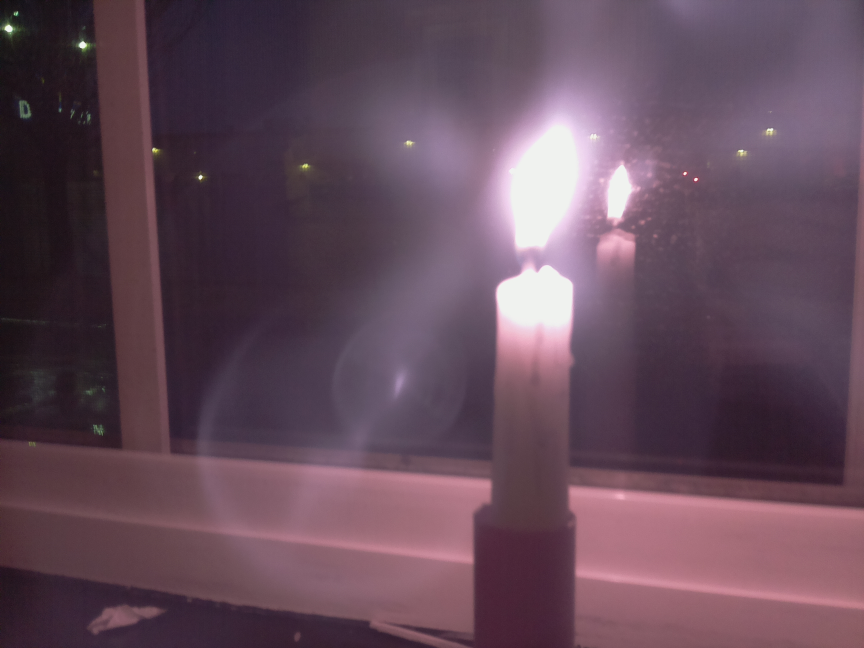
#> input picture Code/test.png, 2592 x 1944 px (shown at 1/3 size)
$ python -i detect_color.py   (imports and definitions only)   (older library calls are emulated)
#> lines starting #> are read from the running program, lines starting #| are printed output that depends on the picture; after the words box and inside, x2 and y2 are one past the last pixel; in counts of white or black regions, pixels touching at a corner belong together
# import the necessary packages
from imutils import contours
#from skimage import measure
import numpy as np
import argparse
import imutils
import cv2

class Detect_Color:
    def __init__(self,inputimage):
#> called with inputimage = 'test.png'
        self.inputimage=inputimage
        self.image = cv2.imread(inputimage)
#> self.image is the input picture: shape (1944, 2592, 3); mean B, G, R 89.7, 75.2, 100
        self.boundaries = [([220, 220, 220], [255, 255, 255])]
        for (lower, upper) in self.boundaries:
            lower = np.array(lower, dtype = "uint8")
            upper = np.array(upper, dtype = "uint8")
            mask = cv2.inRange(self.image, lower, upper)
            self.output = cv2.bitwise_and(self.image, self.image, mask=mask)
#> this loop made 1 pass
#> pass 1, in __init__, `mask = cv2.inRange(self.image, lower, upper)`:
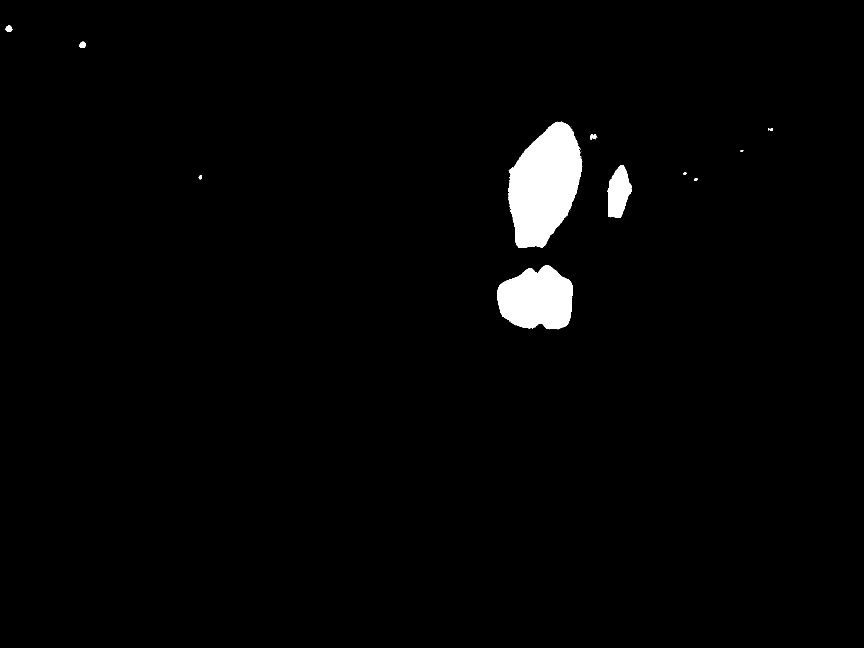
#> mask: shape (1944, 2592) (shown at 1/3 size); 2% white; 29 white regions (18 under 20 px), largest, box (x1, y1, x2, y2) and area: (1525, 364, 1747, 744) 57690, (1492, 796, 1718, 988) 33403, (1823, 495, 1896, 654) 7853

    def isFlame(self,black_max_bgr=(1, 1, 1)):

        # use this if you want to check channels are all basically equal
        # I split this up into small steps to find out where your error is coming from
        mean_bgr_float = np.mean(self.output, axis=(0,1))
        mean_bgr_rounded = np.round(mean_bgr_float)
        mean_bgr = mean_bgr_rounded.astype(np.uint8)
        # use this if you just want a simple threshold for simple grayscale
        # or if you want to use an HSV (V) measurement as in your example
        mean_intensity = int(round(np.mean(self.output)))
        return False if np.all(mean_bgr < black_max_bgr) else True

    #def leftright(self):
     #   coord = np.where(np.all(self.output == (255, 255, 255),axis=-1))
      #  print ( (coord[0], coord[1]))
    def leftright(self):
        gray=cv2.cvtColor(self.output,cv2.COLOR_BGR2GRAY)
        gray=cv2.GaussianBlur(gray,(5,5),0)
        thresh = cv2.threshold(gray,45,255,cv2.THRESH_BINARY)[1]
#> thresh: shape (1944, 2592); 2% white; 11 white regions, largest, box (x1, y1, x2, y2) and area: (1524, 364, 1747, 745) 58775, (1491, 795, 1718, 989) 34086, (1822, 494, 1897, 655) 8212
        thresh = cv2.erode(thresh,None,iterations=2)
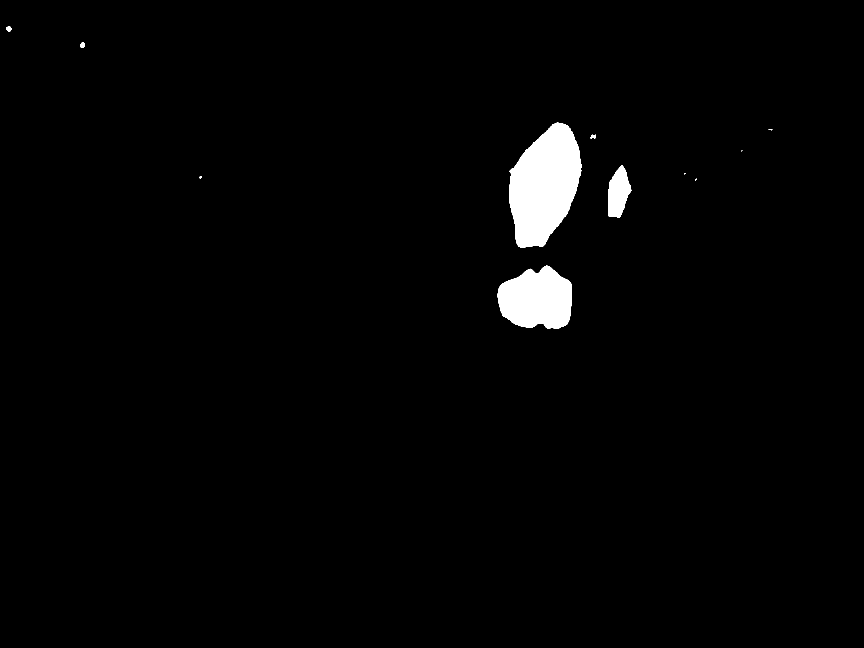
#> thresh: shape (1944, 2592) (shown at 1/3 size); 1.9% white; 11 white regions (2 under 20 px), largest, box (x1, y1, x2, y2) and area: (1527, 368, 1745, 743) 56233, (1493, 797, 1716, 986) 32282, (1824, 496, 1895, 653) 7276
        thresh = cv2.dilate(thresh,None, iterations=2)
#> thresh: shape (1944, 2592); 2% white; 11 white regions

        cnts=cv2.findContours(thresh.copy(),cv2.RETR_EXTERNAL,cv2.CHAIN_APPROX_SIMPLE)
#> cnts = 11 contours; largest, box (x1, y1, x2, y2) and area: (1525, 366, 1747, 745) 58220, (1491, 795, 1718, 988) 33739, (1822, 494, 1897, 655) 8032, (16, 76, 37, 96) 306, (238, 125, 257, 145) 288
        cnts = cnts[0] if imutils.is_cv2() else cnts[1]
        c=max(cnts,key=cv2.contourArea)
#> c = contour of 387 points, box (x1, y1, x2, y2) (1525, 366, 1747, 745), area 58220

        extLeft = tuple(c[c[:, :, 0].argmin()][0])
#> extLeft = (1525, 565)
        extRight = tuple(c[c[:, :, 0].argmax()][0])
#> extRight = (1746, 503)
        extTop = tuple(c[c[:, :, 1].argmin()][0])
#> extTop = (1668, 366)
        extBot = tuple(c[c[:, :, 1].argmax()][0])
#> extBot = (1563, 744)

        # [5 lines of commented-out code are left out]

        centerx = (extLeft[0]+extRight[0])/2
#> centerx = 1635.5
        centery = (extTop[1]+extBot[1])/2
#> centery = 555

        #print(centerx," ", centery)
        #midway is 1296
        if centerx>1306:
            return "right"
        elif centerx<1286:
            return "left"
        else:
            return "none"
        # [87 lines of commented-out code are left out]

>>> result = Detect_Color('test.png').leftright()

$ run again, on Code/6in.png
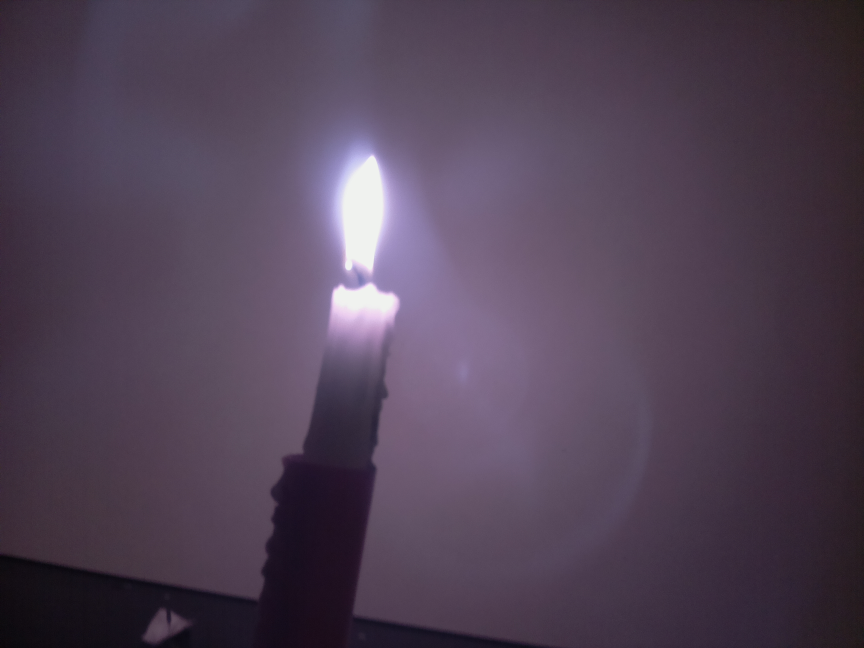
#> input picture Code/6in.png, 2592 x 1944 px (shown at 1/3 size)
#> in __init__, self.image is the input picture: shape (1944, 2592, 3); mean B, G, R 85.2, 66.6, 80.9
#> the loop in __init__, `for (lower, upper) in self.boundaries:` made 1 pass
#> pass 1, in __init__, `mask = cv2.inRange(self.image, lower, upper)`:
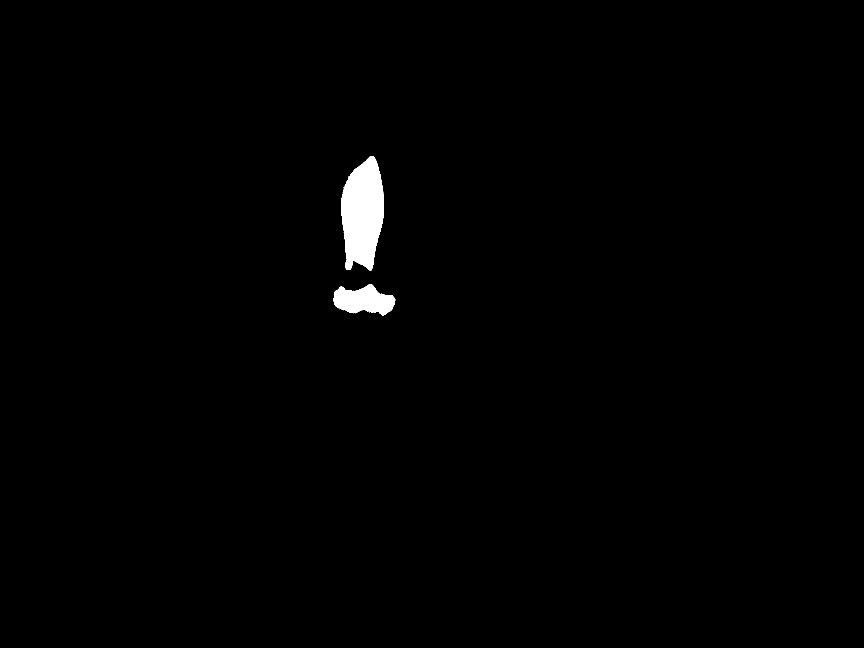
#> mask: shape (1944, 2592) (shown at 1/3 size); 0.87% white; 7 white regions (5 under 20 px), largest, box (x1, y1, x2, y2) and area: (1023, 468, 1152, 812) 32562, (1001, 853, 1187, 946) 11271
#> cnts = 2 contours; box (x1, y1, x2, y2) and area: (1023, 467, 1153, 812) 32961, (1000, 852, 1186, 947) 11516
#> c = contour of 309 points, box (x1, y1, x2, y2) (1023, 467, 1153, 812), area 32961
#> extLeft = (1023, 602)
#> extRight = (1152, 629)
#> extTop = (1113, 467)
#> extBot = (1108, 811)
#> centerx = 1087.5
#> centery = 639

$ run again, on Code/7in.png
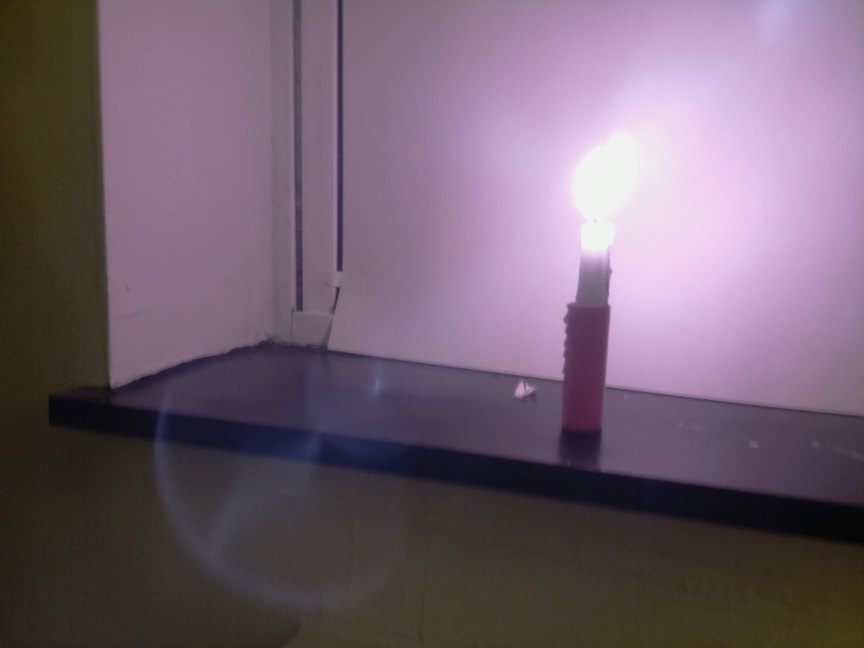
#> input picture Code/7in.png, 2592 x 1944 px (shown at 1/3 size)
#> in __init__, self.image is the input picture: shape (1944, 2592, 3); mean B, G, R 111.5, 96.7, 114.2
#> the loop in __init__, `for (lower, upper) in self.boundaries:` made 1 pass
#> pass 1, in __init__, `mask = cv2.inRange(self.image, lower, upper)`:
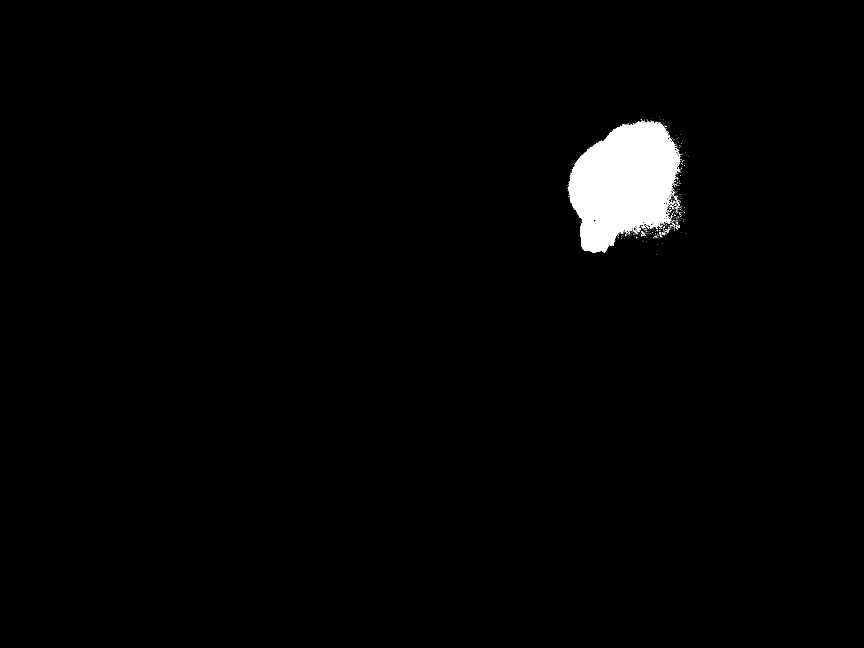
#> mask: shape (1944, 2592) (shown at 1/3 size); 1.8% white; 507 white regions (492 under 20 px), largest, box (x1, y1, x2, y2) and area: (1704, 362, 2042, 758) 88327, (1899, 683, 1910, 699) 47, (2028, 676, 2040, 688) 41
#> in leftright, `thresh = cv2.dilate(thresh,None, iterations=2)`:
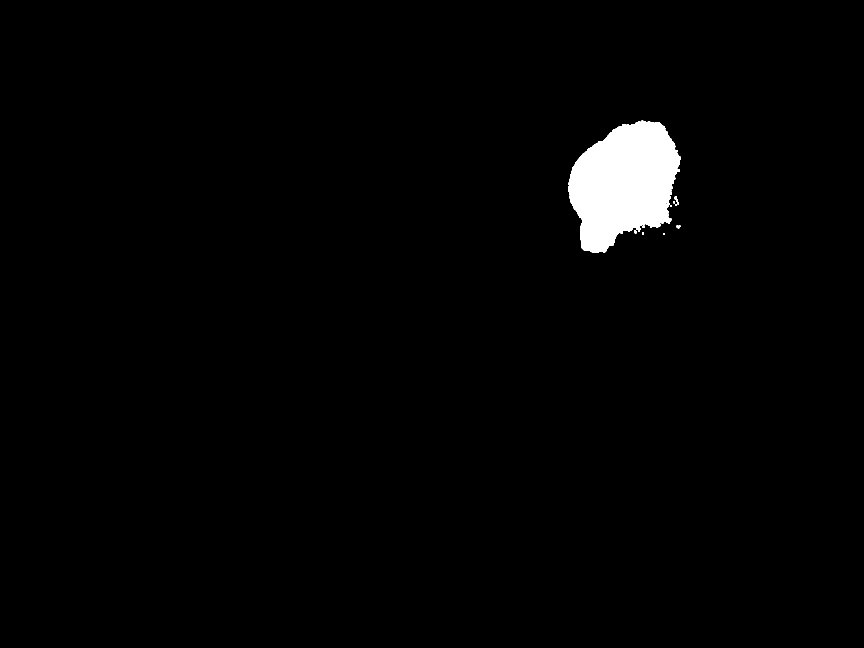
#> thresh: shape (1944, 2592) (shown at 1/3 size); 1.8% white; 13 white regions
#> cnts = 13 contours, 3 with area under 20; largest, box (x1, y1, x2, y2) and area: (1704, 362, 2041, 758) 90624, (2024, 590, 2034, 606) 77, (2029, 676, 2041, 685) 56, (1902, 690, 1910, 700) 42, (1927, 677, 1934, 684) 35
#> c = contour of 626 points, box (x1, y1, x2, y2) (1704, 362, 2041, 758), area 90624
#> extLeft = (1704, 565)
#> extRight = (2040, 479)
#> extTop = (1924, 362)
#> extBot = (1776, 757)
#> centerx = 1872
#> centery = 559.5
